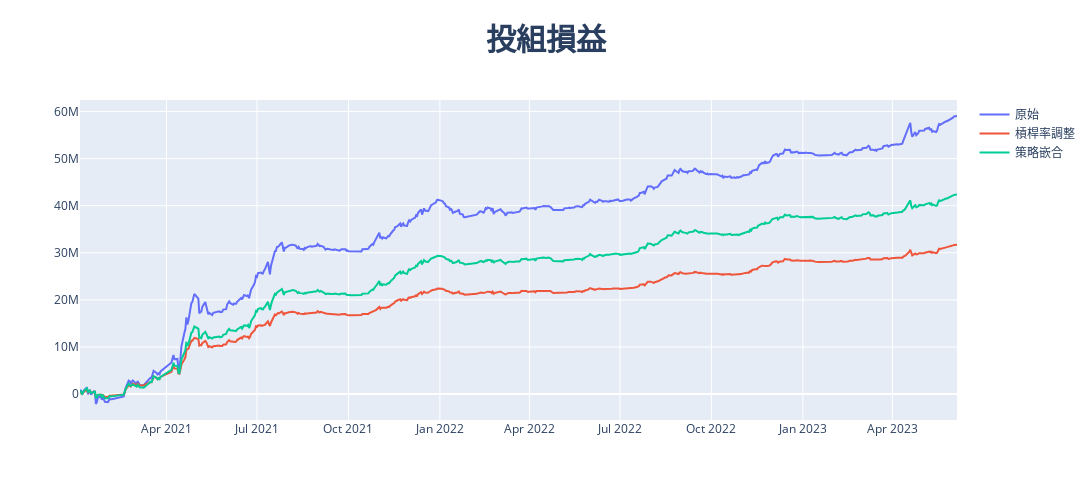
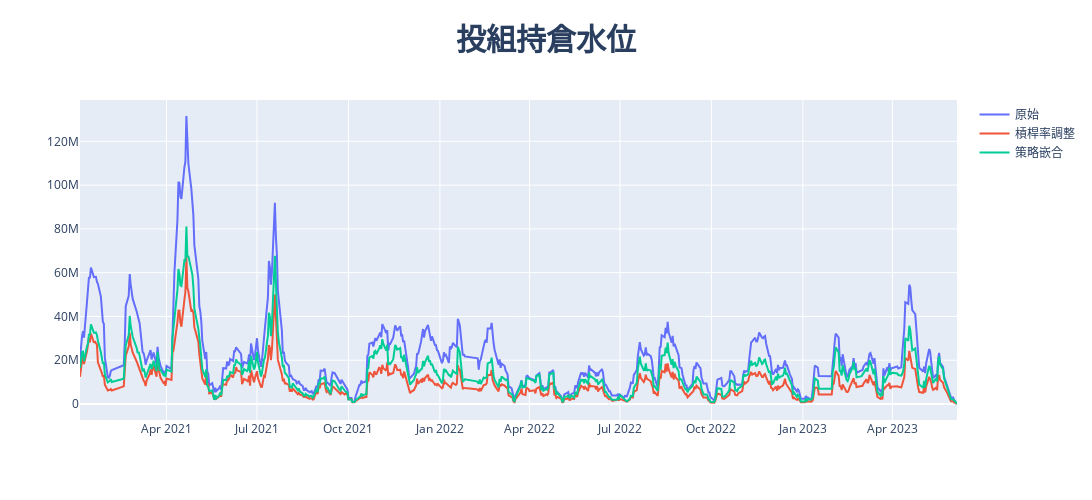
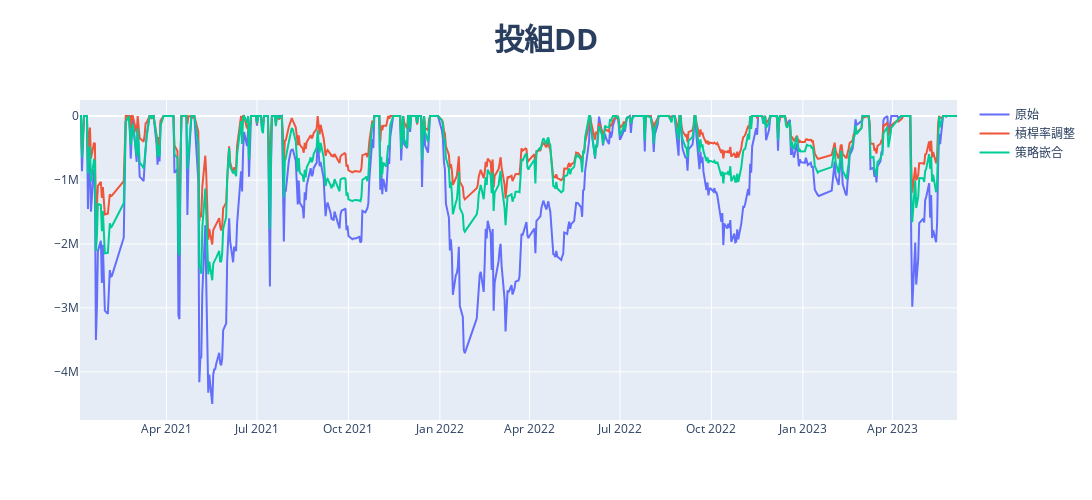
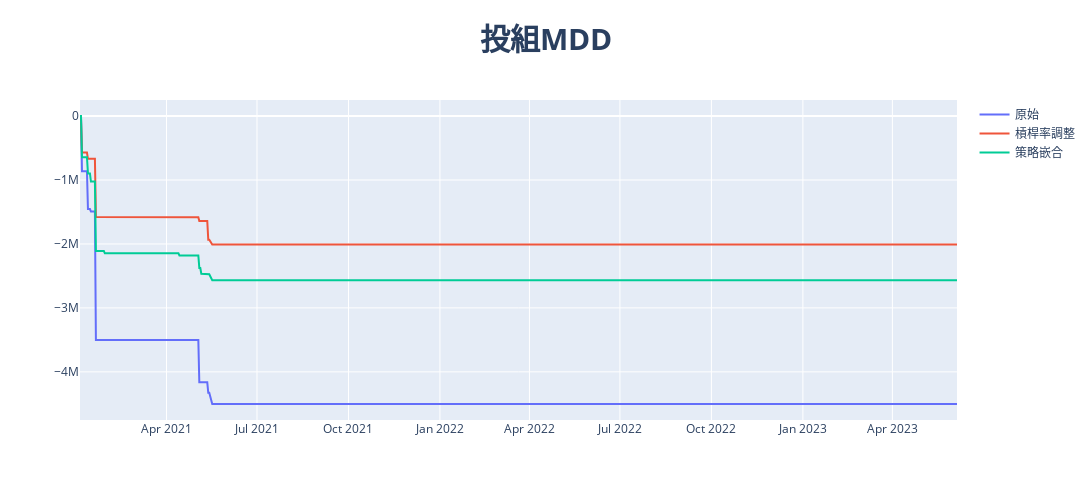

These figures' notebook cell, in order:
### Code cell
portfolio_base = (portfolio_df, portfolio_cols, '原始')
portfolio_compare = [(portfolio_df_slr, portfolio_cols, '槓桿率調整'),
                    (merge_portfolio_df_slr, merge_portfolio_cols, '策略嵌合')]

adjusted_info, portfolio_info = plot_portfolio_compare(portfolio_base, portfolio_compare, show=True)

### Figure 1 — Plotly figure (JSON) as saved in the notebook; plotly's stock layout.template omitted (floating-point values rounded to 4 significant figures; data arrays with more than 128 entries replaced by an {"elided": "..."} marker saying what was removed)
{"data": [{"name": "原始", "type": "scatter", "x": {"elided": "586 str values"}, "y": {"elided": "586 int values"}}, {"name": "槓桿率調整", "type": "scatter", "x": {"elided": "586 str values"}, "y": {"elided": "586 float values"}}, {"name": "策略嵌合", "type": "scatter", "x": {"elided": "586 str values"}, "y": {"elided": "586 float values"}}], "layout": {"bargap": 0, "barmode": "stack", "height": 500, "title": {"font": {"size": 30}, "text": "<b>投組損益<b>", "x": 0.5}, "width": 1200}}

### Figure 2 — Plotly figure (JSON) as saved in the notebook; plotly's stock layout.template omitted (floating-point values rounded to 4 significant figures; data arrays with more than 128 entries replaced by an {"elided": "..."} marker saying what was removed)
{"data": [{"name": "原始", "type": "scatter", "x": {"elided": "586 str values"}, "y": {"elided": "586 float values"}}, {"name": "槓桿率調整", "type": "scatter", "x": {"elided": "586 str values"}, "y": {"elided": "586 float values"}}, {"name": "策略嵌合", "type": "scatter", "x": {"elided": "586 str values"}, "y": {"elided": "586 float values"}}], "layout": {"bargap": 0, "barmode": "stack", "height": 500, "title": {"font": {"size": 30}, "text": "<b>投組持倉水位<b>", "x": 0.5}, "width": 1200}}

### Figure 3 — Plotly figure (JSON) as saved in the notebook; plotly's stock layout.template omitted (floating-point values rounded to 4 significant figures; data arrays with more than 128 entries replaced by an {"elided": "..."} marker saying what was removed)
{"data": [{"name": "原始", "type": "scatter", "x": {"elided": "586 str values"}, "y": {"elided": "586 int values"}}, {"name": "槓桿率調整", "type": "scatter", "x": {"elided": "586 str values"}, "y": {"elided": "586 float values"}}, {"name": "策略嵌合", "type": "scatter", "x": {"elided": "586 str values"}, "y": {"elided": "586 float values"}}], "layout": {"bargap": 0, "barmode": "stack", "height": 500, "title": {"font": {"size": 30}, "text": "<b>投組DD<b>", "x": 0.5}, "width": 1200}}

### Figure 4 — Plotly figure (JSON) as saved in the notebook; plotly's stock layout.template omitted (floating-point values rounded to 4 significant figures; data arrays with more than 128 entries replaced by an {"elided": "..."} marker saying what was removed)
{"data": [{"name": "原始", "type": "scatter", "x": {"elided": "586 str values"}, "y": {"elided": "586 int values"}}, {"name": "槓桿率調整", "type": "scatter", "x": {"elided": "586 str values"}, "y": {"elided": "586 float values"}}, {"name": "策略嵌合", "type": "scatter", "x": {"elided": "586 str values"}, "y": {"elided": "586 float values"}}], "layout": {"bargap": 0, "barmode": "stack", "height": 500, "title": {"font": {"size": 30}, "text": "<b>投組MDD<b>", "x": 0.5}, "width": 1200}}
